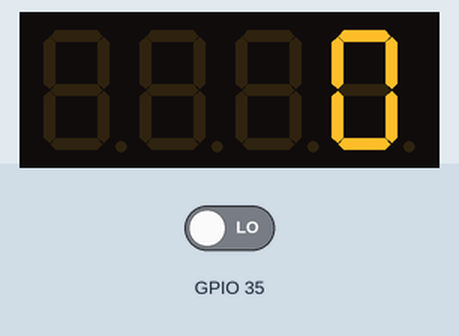
This program was run on a simulated ESP32. Shown: 4-digit seven-segment display. The test bench sets the inputs (shaded band); at power-on: GPIO 35 LOW. The local clock reads 2024-03-15 10:24:30 at power-on unless the program sets it; what the program prints to the serial monitor is not drawn.

Above: at 1.2 s.
1.3 s: GPIO 35 driven HIGH
At 1.61 s:
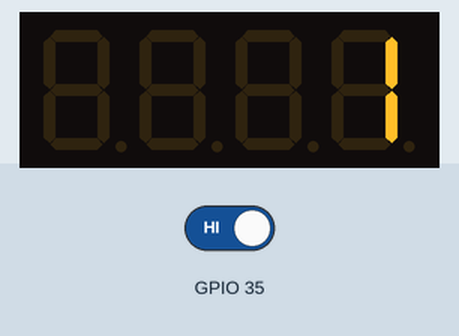
At 2.02 s:
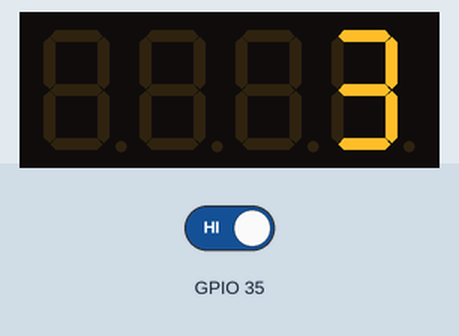
Timing chart, 0 to 4.3 s (numbered marks = the images above; inputs shaded):
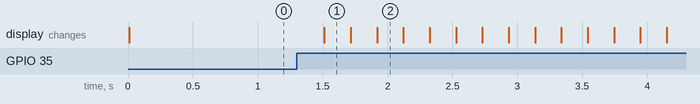

Measured:
- after the input at 1.3 s, the display: changes after 0.21 s (image 1)

The program:

main.cpp
```cpp
#include <Arduino.h>
//#include <Wire.h> // Enable this line if using Arduino Uno, Mega, etc.
#include <Adafruit_GFX.h>
#include "Adafruit_LEDBackpack.h"
#include <SPI.h>
#include <time.h>
//#include <SD.h>
#include <RTClib.h>

RTC_PCF8523 rtc;

char daysOfTheWeek[7][12] = {"Sunday", "Monday", "Tuesday", "Wednesday", "Thursday", "Friday", "Saturday"};

Adafruit_7segment matrix = Adafruit_7segment();
int tracker = 0;
int cutsPerSec = 5;
int pollHz = 100;
#define FILE_BASE_NAME "Data"


void setup() {
  Serial.begin(921600);
  Serial.println("7 Segment Backpack Test");
  matrix.begin(0x70);
  pinMode(A7, INPUT);
  setCpuFrequencyMhz(20);

  #ifndef ESP8266
    while (!Serial); // wait for serial port to connect. Needed for native USB
  #endif

  if (! rtc.begin()) {
    Serial.println("Couldn't find RTC");
    Serial.flush();
    while (1) delay(10);
  }

  if (! rtc.initialized() || rtc.lostPower()) {
    Serial.println("RTC is NOT initialized, let's set the time!");
    rtc.adjust(DateTime(F(__DATE__), F(__TIME__)));
  }


  rtc.start();

  float drift = 43; // seconds plus or minus over oservation period - set to 0 to cancel previous calibration.
  float period_sec = (7 * 86400);  // total obsevation period in seconds (86400 = seconds in 1 day:  7 days = (7 * 86400) seconds )
  float deviation_ppm = (drift / period_sec * 1000000); //  deviation in parts per million (μs)
  float drift_unit = 4.34; // use with offset mode PCF8523_TwoHours
  // float drift_unit = 4.069; //For corrections every min the drift_unit is 4.069 ppm (use with offset mode PCF8523_OneMinute)
  int offset = round(deviation_ppm / drift_unit);


  Serial.print("Offset is "); Serial.println(offset); // Print to control offset
}

int codeDelay = int(1000/pollHz);
int readDelay = int(1000/cutsPerSec);

void loop() {
  //int sensorValue = analogRead(A9);
  //int pinval = analogRead(A7);
  //Serial.println(pinval);


  DateTime now = rtc.now();

  // Serial.print(now.year(), DEC);
  // Serial.print('/');
  // Serial.print(now.month(), DEC);
  // Serial.print('/');
  // Serial.print(now.day(), DEC);
  // Serial.print(" (");
  // Serial.print(daysOfTheWeek[now.dayOfTheWeek()]);
  // Serial.print(") ");
  // Serial.print(now.hour(), DEC);
  // Serial.print(':');
  // Serial.print(now.minute(), DEC);
  // Serial.print(':');
  // Serial.print(now.second(), DEC);
  // Serial.println();

  Serial.print(" since midnight 1/1/1970 = ");
  Serial.print(now.unixtime());
  Serial.print("s = ");
  Serial.print(now.unixtime() / 86400L);
  Serial.println("d");

  // if the circuit is completed and A7 is pulled high record a cut and sleep until the next cut can be recorded
  if(digitalRead(A7))
  {
    tracker++;
    delay(readDelay);
    matrix.print(tracker, DEC);
    matrix.writeDisplay();
  }
  else
  {
    delay(codeDelay);
    matrix.print(tracker, DEC);
    matrix.writeDisplay();
  }

  // reset tracker value before it gets too large for display
  if(tracker > 9997)
  {
    tracker = 0;
  }

  // Puts the Esp32 into deep sleep mode after 20 min, increases battery life by 40x
   if(millis() > 1200000)
  {
    esp_deep_sleep_start();
  }


}
```
